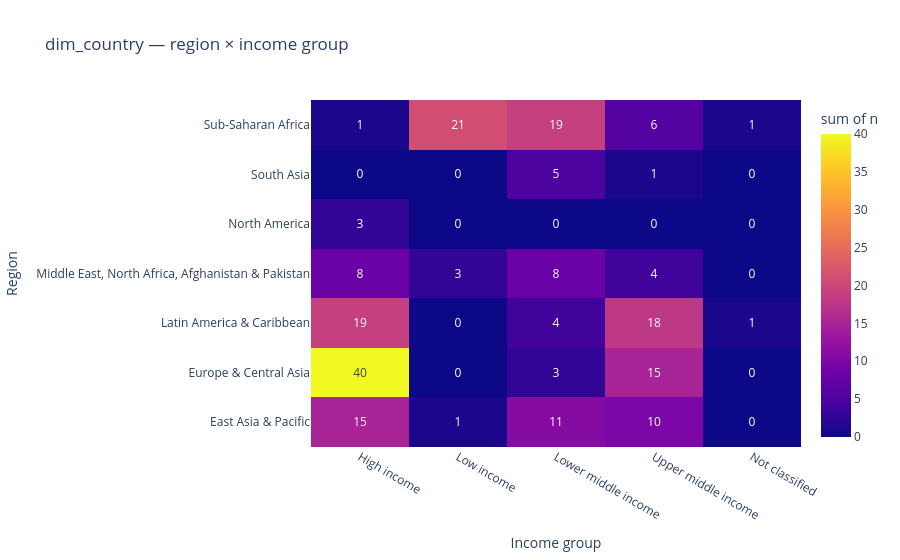

This figure's notebook cell:
### Code cell
heatmap_df = region_income_cross.copy()
heatmap_df["region"] = heatmap_df["region"].astype(str)
heatmap_df["income_group"] = heatmap_df["income_group"].astype(str)

fig = px.density_heatmap(
    heatmap_df,
    x="income_group",
    y="region",
    z="n",
    histfunc="sum",
    text_auto=True,
    title="dim_country — region × income group"
)
fig.update_layout(xaxis_title="Income group", yaxis_title="Region")
fig.show()

### Figure 1 — Plotly figure (JSON) as saved in the notebook; plotly's stock layout.template omitted (floating-point values rounded to 4 significant figures)
{"data": [{"coloraxis": "coloraxis", "histfunc": "sum", "hovertemplate": "income_group=%{x}<br>region=%{y}<br>sum of n=%{z}<extra></extra>", "name": "", "texttemplate": "%{z}", "type": "histogram2d", "x": ["High income", "Low income", "Lower middle income", "Upper middle income", "High income", "Lower middle income", "Upper middle income", "High income", "Lower middle income", "Not classified", "Upper middle income", "High income", "Low income", "Lower middle income", "Upper middle income", "High income", "Lower middle income", "Upper middle income", "High income", "Low income", "Lower middle income", "Not classified", "Upper middle income"], "xaxis": "x", "xbingroup": "x", "y": ["East Asia & Pacific", "East Asia & Pacific", "East Asia & Pacific", "East Asia & Pacific", "Europe & Central Asia", "Europe & Central Asia", "Europe & Central Asia", "Latin America & Caribbean", "Latin America & Caribbean", "Latin America & Caribbean", "Latin America & Caribbean", "Middle East, North Africa, Afghanistan & Pakistan", "Middle East, North Africa, Afghanistan & Pakistan", "Middle East, North Africa, Afghanistan & Pakistan", "Middle East, North Africa, Afghanistan & Pakistan", "North America", "South Asia", "South Asia", "Sub-Saharan Africa", "Sub-Saharan Africa", "Sub-Saharan Africa", "Sub-Saharan Africa", "Sub-Saharan Africa"], "yaxis": "y", "ybingroup": "y", "z": [15, 1, 11, 10, 40, 3, 15, 19, 4, 1, 18, 8, 3, 8, 4, 3, 5, 1, 1, 21, 19, 1, 6]}], "layout": {"coloraxis": {"colorbar": {"title": {"text": "sum of n"}}, "colorscale": [[0, "#0d0887"], [0.1111, "#46039f"], [0.2222, "#7201a8"], [0.3333, "#9c179e"], [0.4444, "#bd3786"], [0.5556, "#d8576b"], [0.6667, "#ed7953"], [0.7778, "#fb9f3a"], [0.8889, "#fdca26"], [1, "#f0f921"]]}, "legend": {"tracegroupgap": 0}, "title": {"text": "dim_country — region × income group"}, "xaxis": {"anchor": "y", "domain": [0, 1], "title": {"text": "Income group"}}, "yaxis": {"anchor": "x", "domain": [0, 1], "title": {"text": "Region"}}}}
